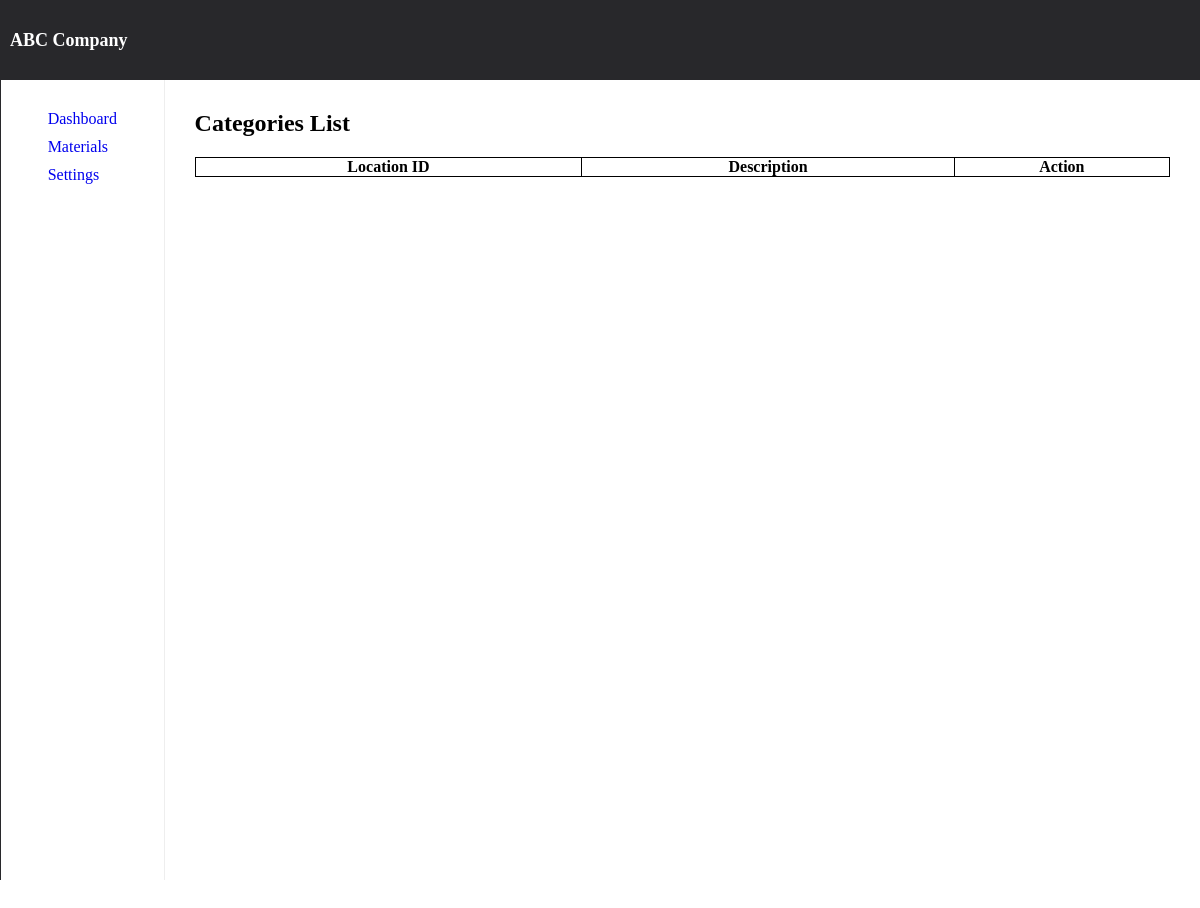
Page /dashboard/settings/categories/list.php on the earlier database version.
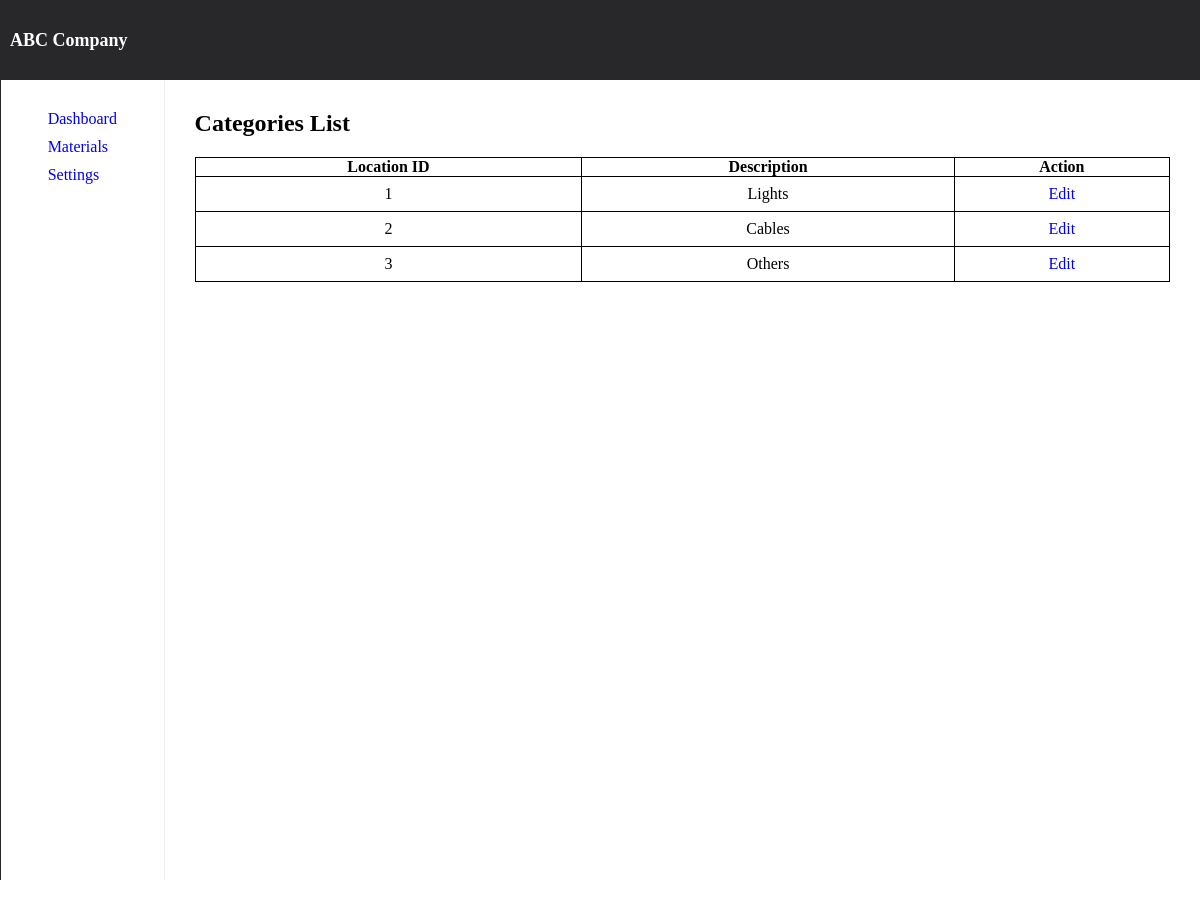
Same page on the later database version.
### tables this page shows
CREATE TABLE categories (
    id INT NOT NULL AUTO_INCREMENT PRIMARY KEY,
    description VARCHAR(100) NOT NULL
);

### models/Main.php (called while the page is built, shortened)
<?php
class Main
{
    protected $servername = "mysql";
    protected $username = "root";
    protected $password = "root";
    public $db;
    protected $database = "a2e_exam";
    public $table = "";
    public function __construct()
    {
        try {
            $this->db = new PDO("mysql:host=$this->servername;dbname=$this->database", $this->username, $this->password);
            $this->db->setAttribute(PDO::ATTR_ERRMODE, PDO::ERRMODE_EXCEPTION);
        } catch (PDOException $e) {
            echo "Connection failed: " . $e->getMessage();
        }
    }
    public function fetchAll($orderBy = "") {
        try {
            return $this->db->query("SELECT * FROM $this->table $orderBy")->fetchAll(PDO::FETCH_OBJ);
        } catch(PDOException $e) {
            echo 'Error: ' . $e->getMessage();
        }
    }
}

### dashboard/settings/categories/list.php (the view, shortened to what this page needs)
<?php
    $category = new Category();
?>
<?php include '../../../partials/header.php'; ?>
<div class="main">
    <?php include '../../../partials/sidebar.php'; ?>
    <div class="container">
        <h2>Categories List</h2>
        <div class="table-container">
            <table class="table-bordered">
                <thead>
                    <tr>
                        <th>Location ID</th>
                        <th>Description</th>
                        <th>Action</th>
                    </tr>
                </thead>
                <tbody>
                    <?php foreach($category->fetchAll() as $row): ?>
                        <tr>
                            <td><?= $row->id ?></td>
                            <td><?= $row->description ?></td>
                            <td>
                                <a href="/dashboard/settings/categories/edit.php?id=<?= $row->id ?>" class="li-none">Edit</a>
                            </td>
                        </tr>
                    <?php endforeach; ?>
                </tbody>
            </table>
        </div>
    </div>
</div>
<?php include '../../../partials/footer.php'; ?>

### partials/header.php (shortened to what this page needs)
<!DOCTYPE html>
<html lang="en">
<head>
    <link rel="stylesheet" href="/assets/css/styles.css">
</head>
<body>
<header class="header">
    <div>
        <h1>ABC Company</h1>
    </div>
</header>

### partials/sidebar.php
<div class="sidebar">
    <ul>
        <li>
            <a class="li-none" href="/dashboard">Dashboard</a>
        </li>
        <li>
            <a class="li-none" href="/dashboard/materials/">Materials</a>
        </li>
        <li>
            <a class="li-none" href="/dashboard/settings">Settings</a>
        </li>
    </ul>
</div>

### partials/footer.php
</body>
</html>

### assets/css/styles.css (style rules this page uses)
:root { --black: #28282B; --white: #ffffff; }
html, body, * { padding:0; margin:0; }
.header { background-color: var(--black); width:100%; height:80px; }
.header div { height:100%; width:100%; display: flex; justify-items: center; align-items: center; }
.header div h1 { color:var(--white); font-size: 18px; margin-left: 10px; }
.main { display: flex; height:100vh; }
.main .sidebar { height:100%; width:200px; border-left: 1px solid var(--black); }
.main .sidebar { height:100%; width:200px; border-right: 1px solid #eee; display: flex; align-items: center; flex-direction: column; }
.main .sidebar ul { margin-top: 30px; display: flex; flex-direction: column; gap: 10px; }
.main .sidebar ul li { list-style: none; }
.container { width:100%; height:100vh; padding:30px; }
.li-none { text-decoration: none!important; }
.table-container { width:100%; }
.table-container .table-bordered { width:100%; margin-top: 20px; border-collapse: collapse; }
.table-bordered, th, td { border:1px solid black; }
.table-bordered > th, td { padding:8px; text-align: center; }

Differences in the rows shown:
added categories: id "1", description "Lights"
added categories: id "2", description "Cables"
added categories: id "3", description "Others"
